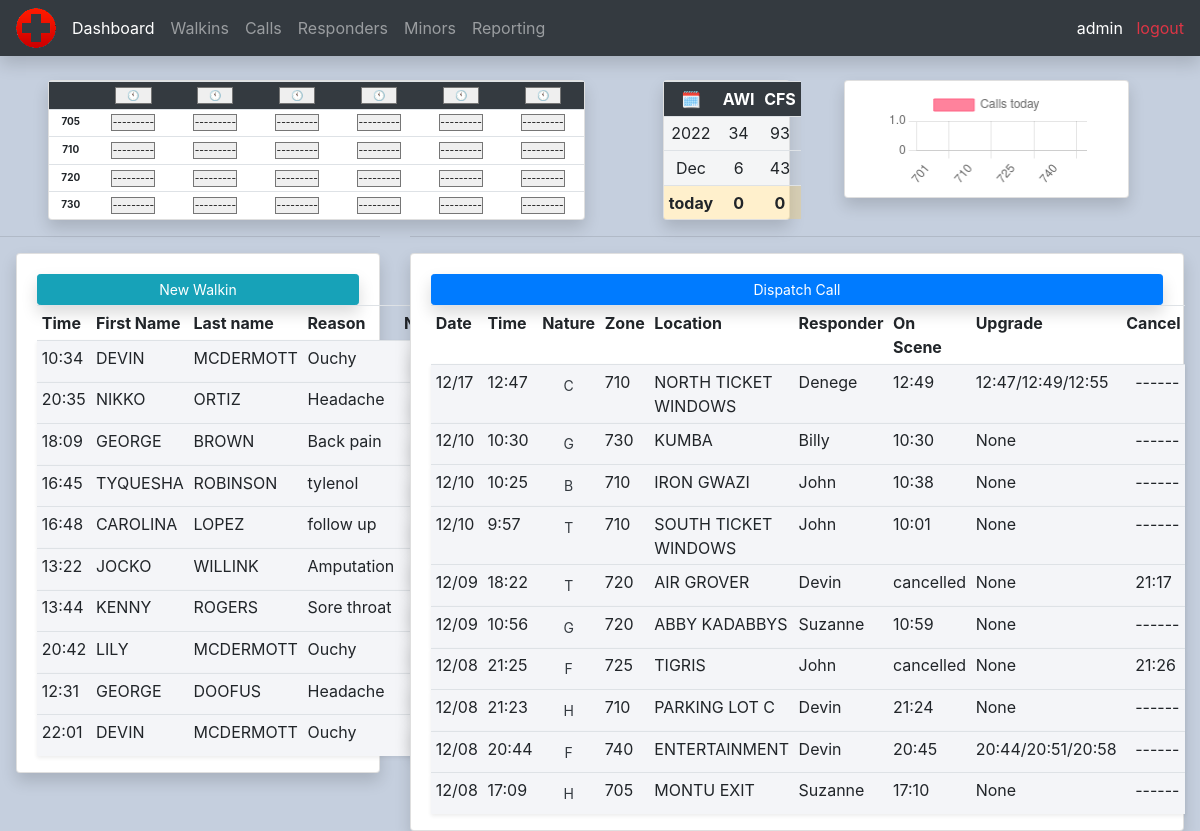
The app's page / (signed in) with its own data.
### calls/models.py (models this page shows, shortened)
class Walkin(models.Model):
    DEPARTMENTS = (
        ('Culinary', 'Culinary'),
        ('Education', 'Education'),
        ('Entertainment', 'Entertainment'),
        ('Games', 'Games'),
        ('Grounds', 'Grounds'),
        ('Guest Relations', 'Guest Relations'),
        ('HR', 'HR'),
        ('Maintenance', 'Maintenance'),
        ('Merchandise', 'Merchandise'),
        ('Security', 'Security'),
        ('Traffic', 'Traffic'),
        ('Zoo', 'Zoo'),
    )
    datetime = models.DateTimeField(blank=True, auto_now_add=True, null=True)
    firstname = models.CharField(max_length=100, null=True)
    lastname = models.CharField(max_length=100, null=True)
    department = models.CharField(max_length=100, choices=DEPARTMENTS, null=True)
    reason = models.CharField(max_length=250, null=True)
    notes = models.TextField(max_length=500, blank=True, null=True)

class Call(models.Model):
    CALL_TYPES = (
        ('A', 'A - ALLERGIC REACTION'),
        ('B', 'B - BITE/STING'),
        ('C', 'C - CARDIAC'),
        ('E', 'E - EXPOSURE'),
        ('F', 'F - FAINT'),
        ('G', 'G - GUEST ASSISTANCE'),
        ('H', 'H - HEAT RELATED'),
        ('I', 'I - ILLNESS'),
        ('R', 'R - RESPIRATORY'),
        ('T', 'T - TRAUMA'),
        ('U', 'U - UNKNOWN'),
        ('X', 'X - SEIZURE')
    )
    ZONES = (
        ('701', '701'),
        ('705', '705'),
        ('710', '710'),
        ('720', '720'),
        ('725', '725'),
        ('730', '730'),
        ('740', '740'),
        ('745', '745'),
    )
    datetime = models.DateTimeField(auto_now_add=True, null=True)
    nature = models.CharField(max_length=100, null=True, choices=CALL_TYPES)
    responder = models.ForeignKey(Responder, on_delete=models.SET_NULL, null=True)
    red = models.BooleanField(default=False, blank=True, null=True)
    zone = models.CharField(max_length=100, choices=ZONES, default='701', null=True)
    location = models.CharField(max_length=100, null=True)
    caller = models.CharField(max_length=100,default="SECURITY", null=True)
    on_scene_time = models.TimeField(default=None, blank=True, null=True)
    upgrade_time = models.TimeField(default=None, blank=True, null=True)
    ems_on_scene_time = models.TimeField(default=None, blank=True, null=True)
    ems_clear_scene_time = models.TimeField(default=None, blank=True, null=True)
    cancel_time = models.TimeField(default=None, blank=True, null=True)

class Responder(models.Model):
    CERTIFICATIONS = (
        ('EMT-B', 'EMT-B'),
        ('EMT-P', 'EMT-P'),
        ('LPN', 'LPN'),
        ('RN', 'RN')
    )
    STATUS = (
        ('PT', 'PT'),
        ('PT-S', 'PT-S'),
        ('FT-S', 'FT-S')
    )
    firstname = models.CharField(max_length=200, null=True)
    lastname = models.CharField(max_length=200, null=True)
    certification = models.CharField(max_length=200, null=True, choices=CERTIFICATIONS)
    status = models.CharField(max_length=200, null=True, choices=STATUS)
    phone = models.CharField(max_length=200, null=True)
    email = models.EmailField(null=True)
    license_scan = models.ImageField(null=True, blank=True)
    license_expiration = models.DateField(null=True, blank=True)
    cpr_scan = models.ImageField(null=True, blank=True)
    cpr_expiration = models.DateField(null=True, blank=True)
    active = models.BooleanField(default=True, null=True)
    def __str__(self):
        return self.firstname

### calls/decorators.py (the view)
        def wrapper_func(request, *args, **kwargs):
            group = None
            if request.user.groups.exists():
                group = request.user.groups.all()[0].name
            if group in allowed_roles:
                return view_func(request, *args, **kwargs)
            else:
                return HttpResponse('You are not authorized to view this page')

### calls/forms.py
class AssignRespondersForm(ModelForm):
    class Meta:
        model = Call
        fields = ['responder']
        widgets = {
            'responder': Select(attrs={'type': 'text', 'class': 'no-arrow text-center'})
        }

### calls/templates/calls/dashboard.html
{% extends 'calls/main.html' %}
{% load tz %}
{% load static %}
{% block content %}
{% include 'calls/status.html' %}
<div class="row pb-0">
    <div class="col-md-4">
        <hr>
        <div class="card card-body ml-3 pb-0 shadow">
            <a class="btn btn-info btn-sm btn-block shadow" href="{% url 'new_walkin' %}">New Walkin</a>
            <table class="table table-sm">
                <tr>
                    <th>Time</th>
                    <th>First Name</th>
                    <th>Last name</th>
                    <th>Reason</th>
                    <th>Notes</th>
                </tr>
                {% for walkin in walkins %}
                <tr class="shadow-sm {% if walkin.datetime < time_threshold %}gray{% endif %}">
                    <td>{{ walkin.datetime|localtime|time:"G:i" }}</td>
                    <td>{{ walkin.firstname }}</td>
                    <td>{{ walkin.lastname }}</td>
                    <td>{{ walkin.reason }}</td>
                    <td><a class="btn btn-sm ml-2 shadow" href="{% url 'walkin_notes' walkin.id %}">📝</a></td>
                </tr>
                {% endfor %}
            </table>
        </div>
    </div>
    <div class="col-md-8">
        <hr>
        <div class="card card-body mr-3 pb-0 shadow">
            <a class="btn btn-primary btn-sm btn-block shadow" href="{% url 'new_call' %}">Dispatch Call</a>
            <table class="table table-sm">
                <tr>
                    <th>Date</th>
                    <th>Time</th>
                    <th>Nature</th>
                    <th>Zone</th>
                    <th>Location</th>
                    <th>Responder</th>
                    <th>On Scene</th>
                    <th>Upgrade</th>
                    <th>Cancel</th>
                </tr>
                {% for call in calls %}
                    <tr class="shadow-sm {% if call.datetime < time_threshold %}gray{% endif %}">
                        <td>{{ call.datetime|date:"m/d" }}</td>
                        <td>{{ call.datetime|localtime|time:"G:i" }}</td>
                        {% if call.datetime < time_threshold %}
                            <td><a method="" class="btn btn-sm btn-link text-dark w-100" href="">{{ call.nature }}</a></td>
                        {% else %}
                            <td><a method="POST" class="btn btn-sm btn-link font-weight-bold w-100 shadow-sm" href="{% url 'downgrade_call' call.id %}">{{ call.nature }}</a></td>
                        {% endif %}
                        <td>{{ call.zone }}</td>
                        <td>{{ call.location }}</td>
                        <td>{{ call.responder }}</td>
                        {% if call.cancel_time is not Null and call.on_scene_time is Null %}
                            <td>cancelled</td>
                        {% elif call.on_scene_time is Null and call.cancel_time is Null %}
                            <td><a method="POST" class="btn btn-sm btn-success w-100 shadow" id="on_scene_btn" href="{% url 'on_scene' call.id %}">On Scene</a></td>
				    	{% else %}
				    		<td>{{ call.on_scene_time|time:"G:i" }}</td>
				    	{% endif %}
                        {% if call.upgrade_time is Null and call.ems_on_scene_time is Null and call.ems_clear_scene_time is Null and call.datetime < time_threshold or call.cancel_time is not Null %}
                            <td>None</td>
                        {% elif call.upgrade_time is Null or call.ems_on_scene_time is Null or call.ems_clear_scene_time is Null %}
                            <td><a class="btn btn-sm btn-warning w-100 shadow" id="upgrade_btn" href="{% url 'upgrade_call' call.id %}">Upgrade</a></td>
				    	{% elif call.upgrade_time != Null and call.ems_clear_scene_time != Null and call.ems_clear_scene_time != Null %}
				    		    <td>{{ call.upgrade_time|time:"G:i" }}/{{ call.ems_on_scene_time|time:"G:i" }}/{{ call.ems_clear_scene_time|time:"G:i" }}</td>
				    	{% endif %}
                        {% if call.cancel_time is Null and call.datetime.date < today or call.on_scene_time is not Null %}
                            <td>&nbsp&nbsp------</td>
                        {% elif call.cancel_time is Null %}
                            <td><a class="btn btn-sm" id="cancel_btn" href="{% url 'cancel' call.id %}">&nbsp&nbsp<img src="{% static 'images/cancel.png' %}" class= id="cancel_logo"></a></td>
                        {% else %}
                        <td>&nbsp&nbsp{{ call.cancel_time|time:"G:i" }}</td>
                        {% endif %}
                    </tr>
                {% endfor %}
            </table>
        </div>
    </div>
</div>
{% endblock %}

### calls/templates/calls/navbar.html (shortened to what this page needs)
{% load static %}
<nav class="navbar navbar-expand-lg navbar-dark bg-dark shadow">
  <img src="{% static 'images/logo.png' %}" id="logo" class="mr-2">
  <div class="collapse navbar-collapse" id="navbarNav">
    {% with url_name=request.resolver_match.url_name %}
    <ul class="navbar-nav">
      <li class="nav-item {% if url_name == 'home' %}active{% endif%}">
        <a class="nav-link" href="{% url 'home' %}">Dashboard</a>
      </li>
      <li class="nav-item {% if url_name == 'all_walkins' %}active{% endif%}">
        <a class="nav-link" href="{% url 'all_walkins' %}">Walkins</a>
      </li>
      <li class="nav-item {% if url_name == 'all_calls' %}active{% endif%}">
        <a class="nav-link" href="{% url 'all_calls' %}">Calls</a>
      </li>
      <li class="nav-item {% if url_name == 'all_responders' %}active{% endif%}">
        <a class="nav-link" href="{% url 'all_responders' %}">Responders</a>
      </li>
      <li class="nav-item {% if url_name == 'all_minors' %}active{% endif%}">
        <a class="nav-link" href="{% url 'all_minors' %}">Minors</a>
      </li>
      <li class="nav-item {% if url_name == 'reporting' %}active{% endif%}">
        <a class="nav-link" href="{% url 'reporting' %}">Reporting</a>
      </li>
    </ul>
    {% endwith %}
  </div>
  <div>
    <span><a class="text-white">{{ request.user }}</a></span>
    <span><a class="text-danger" href="{% url 'logout' %}">&nbsp logout</a></span>
  </div>
</nav>

### static/css/main.css (style rules this page uses)
body { background-color: #c5cfde; }
.gray { background-color: #f4f5f8; }
.no-arrow { appearance: none; }

### records on screen
Walkin: datetime "10:34", firstname "DEVIN", lastname "MCDERMOTT", reason "Ouchy"
Walkin: datetime "20:35", firstname "NIKKO", lastname "ORTIZ", reason "Headache"
Walkin: datetime "18:09", firstname "GEORGE", lastname "BROWN", reason "Back pain"
Walkin: datetime "16:45", firstname "TYQUESHA", lastname "ROBINSON", reason "tylenol"
Walkin: datetime "16:48", firstname "CAROLINA", lastname "LOPEZ", reason "follow up"
Walkin: datetime "13:22", firstname "JOCKO", lastname "WILLINK", reason "Amputation"
Walkin: datetime "13:44", firstname "KENNY", lastname "ROGERS", reason "Sore throat"
Walkin: datetime "20:42", firstname "LILY", lastname "MCDERMOTT", reason "Ouchy"
Walkin: datetime "12:31", firstname "GEORGE", lastname "DOOFUS", reason "Headache"
Walkin: datetime "22:01", firstname "DEVIN", lastname "MCDERMOTT", reason "Ouchy"
Call: datetime "12/17", datetime "12:47", nature "C", zone "710", location "NORTH TICKET WINDOWS", responder "Denege", on_scene_time "12:49", upgrade_time "12:47", ems_on_scene_time "12:49", ems_clear_scene_time "12:55"
Call: datetime "12/10", datetime "10:30", nature "G", zone "730", location "KUMBA", responder "Billy", on_scene_time "10:30", shows "None"
Call: datetime "12/10", datetime "10:25", nature "B", zone "710", location "IRON GWAZI", responder "John", on_scene_time "10:38", shows "None"
Call: datetime "12/10", datetime "9:57", nature "T", zone "710", location "SOUTH TICKET WINDOWS", responder "John", on_scene_time "10:01", shows "None"
Call: datetime "12/09", datetime "18:22", nature "T", zone "720", location "AIR GROVER", responder "Devin", shows "cancelled", shows "None", cancel_time "21:17"
Call: datetime "12/09", datetime "10:56", nature "G", zone "720", location "ABBY KADABBYS", responder "Suzanne", on_scene_time "10:59", shows "None"
Call: datetime "12/08", datetime "21:25", nature "F", zone "725", location "TIGRIS", responder "John", shows "cancelled", shows "None", cancel_time "21:26"
Call: datetime "12/08", datetime "21:23", nature "H", zone "710", location "PARKING LOT C", responder "Devin", on_scene_time "21:24", shows "None"
Call: datetime "12/08", datetime "20:44", nature "F", zone "740", location "ENTERTAINMENT", responder "Devin", on_scene_time "20:45", upgrade_time "20:44", ems_on_scene_time "20:51", ems_clear_scene_time "20:58"
Call: datetime "12/08", datetime "17:09", nature "H", zone "705", location "MONTU EXIT", responder "Suzanne", on_scene_time "17:10", shows "None"

### other values on screen
{{ request.user }} "admin"
{{ zone }} "705" "710" "720" "730"
{{ walkins_ytd_count }} "34"
{{ calls_ytd_count }} "93"
{{ walkins_mtd_count }} "6"
{{ calls_mtd_count }} "43"
{{ walkins_today_count }} "0"
{{ calls_today_count }} "0"
form field value "🕚"
